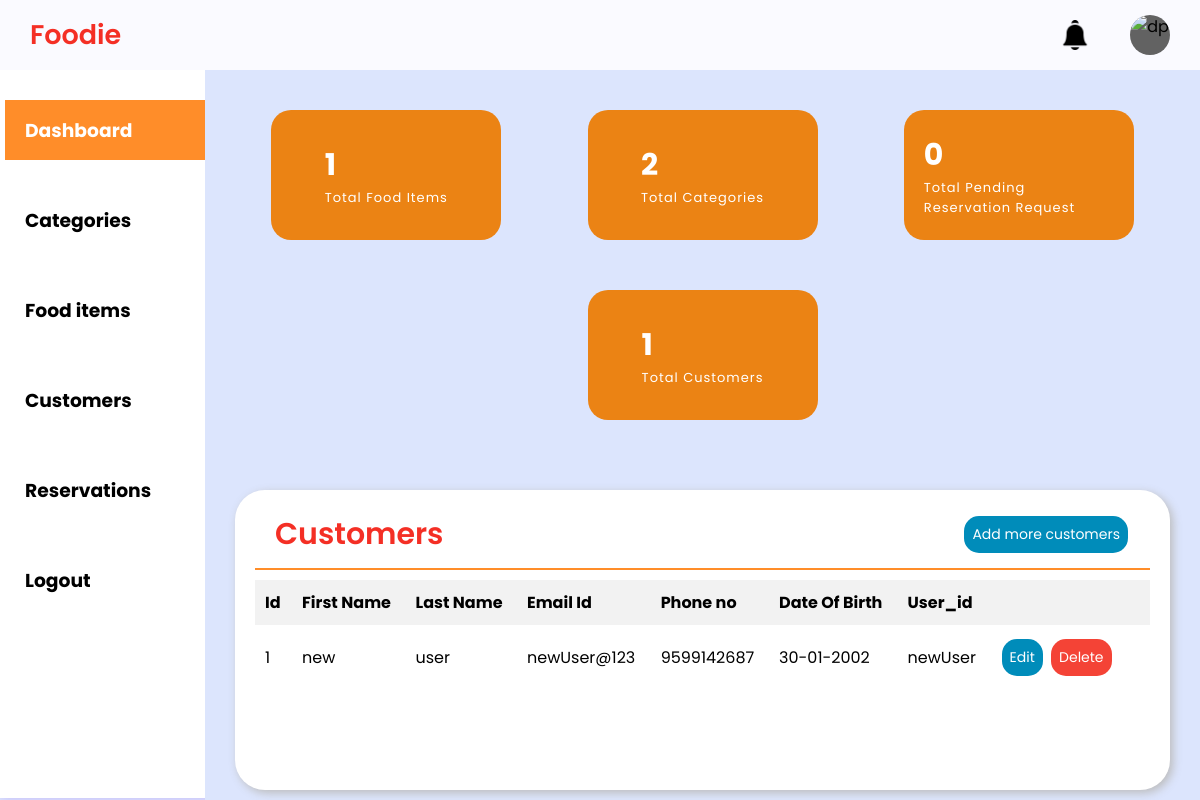
Before: /admin-dashboard/customers/ with the older database file.
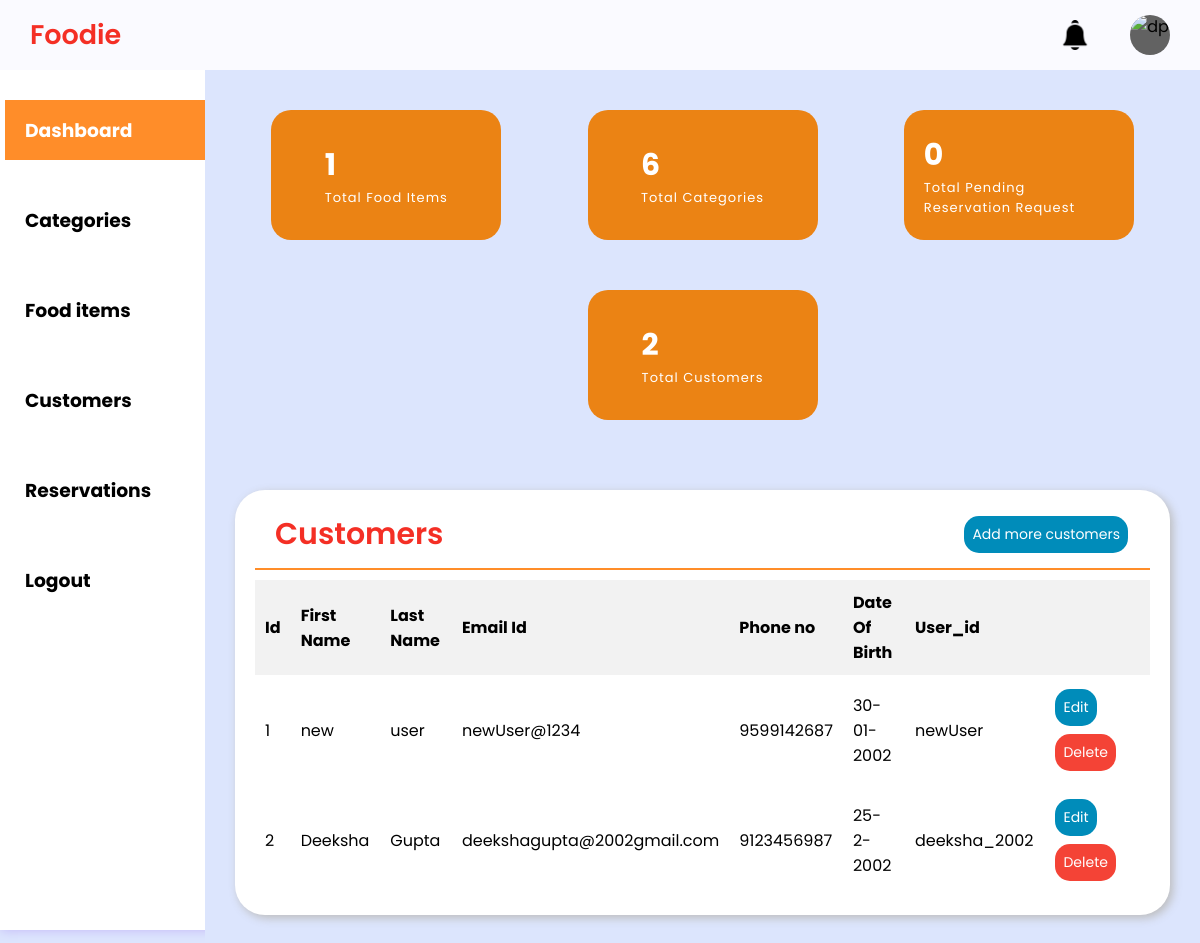
After: the same page with the newer database file.
### Home_App/models.py (models this page shows, shortened)
class customer_table(models.Model):
    customer_id = models.AutoField(primary_key=True)
    first_name = models.CharField(max_length=20)
    last_name = models.CharField(max_length=20)
    email_id = models.CharField(max_length=50)
    dob = models.CharField(max_length=10)
    phone_no = models.CharField(max_length=10)
    user_id = models.CharField(max_length=50)
    password = models.CharField(max_length=50)

### Home_App/views.py (the view)
# urls.py: path('admin-dashboard/',hv.adminDashboard, name='admin-dashboard'),
def adminDashboard(request, section=None):
    section_template = {
        'categories': 'admin-dashboard-category.html',
        'customers': 'admin-dashboard-customers.html',
        'foodItems': 'admin-dashboard-foodItems.html',
        'reservation':'admin-dashboard-reservation.html',
        'recentOrders': 'admin-dashboard-recentOrders.html'
    }
    template_name = section_template.get(section, 'admin-dashboard.html')
    categories = category_table.objects.all()
    category_count = category_table.objects.count()
    foodItems = food_table.objects.all()
    foodItem_count = food_table.objects.count()
    customers = customer_table.objects.all()
    customer_count=customer_table.objects.count()
    reservation=reservation_table.objects.all()
    reservation_count=reservation_table.objects.filter(status='pending').count
    return render(request, template_name, {'categories':categories, 'categoryCount':category_count, 'foodItems':foodItems, 'food_item_count':foodItem_count, 'customers':customers, 'customerCount':customer_count, 'reservations':reservation, 'reservation_count':reservation_count})

### Template/admin-dashboard-customers.html (shortened to what this page needs)
{% extends 'admin-dashboard.html' %}
{% block content %}
<section class="category-table-section">
    <div class="customer-table-section">
        <div class="report-container">
            <div class="report-header">
                <h1 class="recent-orders">Customers</h1>
                <a href="{% url 'admin-dashboard-customer-add' %}" class="btn-add">Add more customers</a>
            </div>
            <table class="report-body">
                <thead class="report-topic-head">
                    <tr>
                    <th class="t-op">Id</th>
                    <th class="t-op">First Name</th>
                    <th class="t-op">Last Name</th>
                    <th class="t-op">Email Id</th>
                    <th class="t-op">Phone no</th>
                    <th class="t-op">Date Of Birth</th>
                    <th class="t-op">User_id</th>
                    <th class="t-op"></th>
                    <th class="t-op"></th>
                    </tr>
                    </thead>
                <tbody class="items12">
                    {% for customer in customers %}
                    <tr>
                        <td class="t-op-nextlvl">{{ customer.customer_id}}</td>
                        <td class="t-op-nextlvl">{{ customer.first_name}}</td>
                        <td class="t-op-nextlvl">{{ customer.last_name}}</td>
                        <td class="t-op-nextlvl">{{ customer.email_id}}</td>
                        <td class="t-op-nextlvl">{{ customer.phone_no}}</td>
                        <td class="t-op-nextlvl">{{ customer.dob}}</td>
                        <td class="t-op-nextlvl">{{ customer.user_id}}</td>
                        <td class="t-op-nextlvl">
                            <div class="update-btn">
                                <a href="{% url 'edit_customer' customer_id=customer.customer_id %}" class="btn-edit">Edit</a>
                                <a href="{% url 'delete_customer' customer_id=customer.customer_id  %}" class="btn-delete">Delete</a>
                            </div>
                        </td>
                    </tr>
                    {% endfor %}
                </tbody>
            </table>
        </div>
    </div>
</section>
{% endblock %}

Changed rows visible on the page:
changed customer_table "new": email_id "newUser@123" → "newUser@1234"
added customer_table: customer_id "2", first_name "Deeksha", last_name "Gupta", email_id "deekshagupta@2002gmail.com", phone_no "9123456987", dob "25-2-2002", user_id "deeksha_2002"
Other visible differences:
{{ categoryCount }}: "2" → "6"
{{ customerCount }}: "1" → "2"
